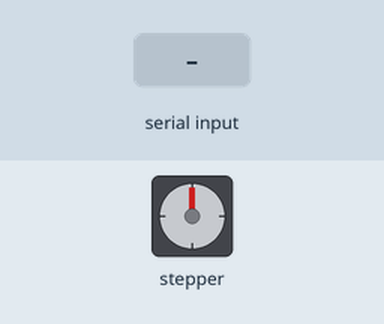
Recording of a sketch running on a simulated Arduino Mega 2560, built with avr-gcc and run on an emulated ATmega2560. Shown: stepper motor. Wiring (inferred from the names in the program): stepper motor driver (200 steps per turn assumed): step pin 2; direction pin 5; enable pin 8. The inputs (shaded band) are chosen by the test bench.

Above: at 1.2 s.
1.3 s: "1" received over Serial
At 2.6 s:
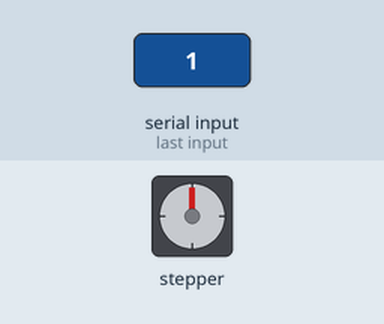
3.6 s: "2" received over Serial
At 6.4 s:
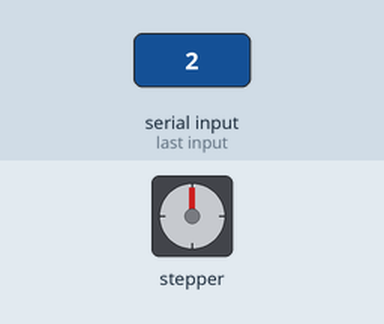
Timing chart, 0 to 7.9 s (numbered marks = the images above; inputs shaded):
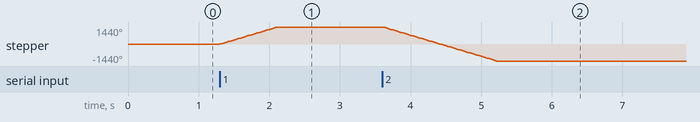

Measured:
- after the input at 1.3 s, stepper: turns 1440° clockwise in 0.81 s, starting at once
- after the input at 3.6 s, stepper: turns 2880° counter-clockwise in 1.6 s, starting at once

The sketch:

arduinoCNCfinal.ino
```cpp
// --- Definições de Hardware (CNC Shield - Eixo X) ---
#define STEP_PIN    2
#define DIR_PIN     5
#define ENABLE_PIN  8

// --- Definição de Parâmetros Mecânicos ---
// O motor tem 200 passos/volta (1.8 graus/passo).
// Com driver em full-step: 200 passos = 360 graus.
// Se estiver a usar microstepping (ex: 1/16), estes valores devem ser ajustados.
const int PASSOS_PARA_90_GRAUS = 800;   // Ajustar conforme o microstepping configurado nos jumpers
const int PASSOS_PARA_180_GRAUS = 1600;

// --- Variáveis de Estado --- (FIM DE CURSO POR IMPLEMENTAR)
// 0 = Centro (0 graus)
// 1 = Esquerda (+90 graus)
// 2 = Direita (-90 graus)
int posicaoAtual = 0;

void setup() {
  // Configuração dos pinos do driver A4988
  pinMode(STEP_PIN, OUTPUT);
  pinMode(DIR_PIN, OUTPUT);
  pinMode(ENABLE_PIN, OUTPUT);

  // ATIVAÇÃO DO MOTOR:
  // O pino Enable é ativo a LOW. Ao colocar LOW, as bobinas são energizadas
  // e o motor ganha binário de retenção (fica duro).
  digitalWrite(ENABLE_PIN, LOW);

  // Inicia a comunicação Série (UART) com o Arduino MEGA
  Serial.begin(9600);
}

void loop() {
  // Verifica se o Arduino MEGA enviou algum comando
  if (Serial.available() > 0) {
    char comando = Serial.read();

    // --- MÁQUINA DE ESTADOS PARA CONTROLO DE POSIÇÃO ---

    // CASO 1: Comando para ir ao CENTRO (0)
    if (comando == '0' && posicaoAtual != 0) {
      if (posicaoAtual == 1) { // Estava em +90
        moveMotor(PASSOS_PARA_90_GRAUS, LOW); // Recua 90
      }
      else if (posicaoAtual == 2) { // Estava em -90
        moveMotor(PASSOS_PARA_90_GRAUS, HIGH); // Avança 90
      }
      posicaoAtual = 0; // Atualiza estado
    }

    // CASO 2: Comando para ir para ESQUERDA (+90)
    else if (comando == '1' && posicaoAtual != 1) {
      if (posicaoAtual == 0) { // Estava em 0
        moveMotor(PASSOS_PARA_90_GRAUS, HIGH); // Avança 90
      }
      else if (posicaoAtual == 2) { // Estava em -90
        moveMotor(PASSOS_PARA_180_GRAUS, HIGH); // Avança 180 (atravessa o centro)
      }
      posicaoAtual = 1;
    }

    // CASO 3: Comando para ir para DIREITA (-90)
    else if (comando == '2' && posicaoAtual != 2) {
      if (posicaoAtual == 0) { // Estava em 0
        moveMotor(PASSOS_PARA_90_GRAUS, LOW); // Recua 90
      }
      else if (posicaoAtual == 1) { // Estava em +90
        moveMotor(PASSOS_PARA_180_GRAUS, LOW); // Recua 180
      }
      posicaoAtual = 2;
    }
  }
}

// Função auxiliar para gerar os pulsos de passo
void moveMotor(int numPassos, bool direcao) {
  digitalWrite(DIR_PIN, direcao);

  for (int x = 0; x < numPassos; x++) {
    digitalWrite(STEP_PIN, HIGH);
    delayMicroseconds(500); // Define a velocidade do motor
    digitalWrite(STEP_PIN, LOW);
    delayMicroseconds(500);
  }
}
```
